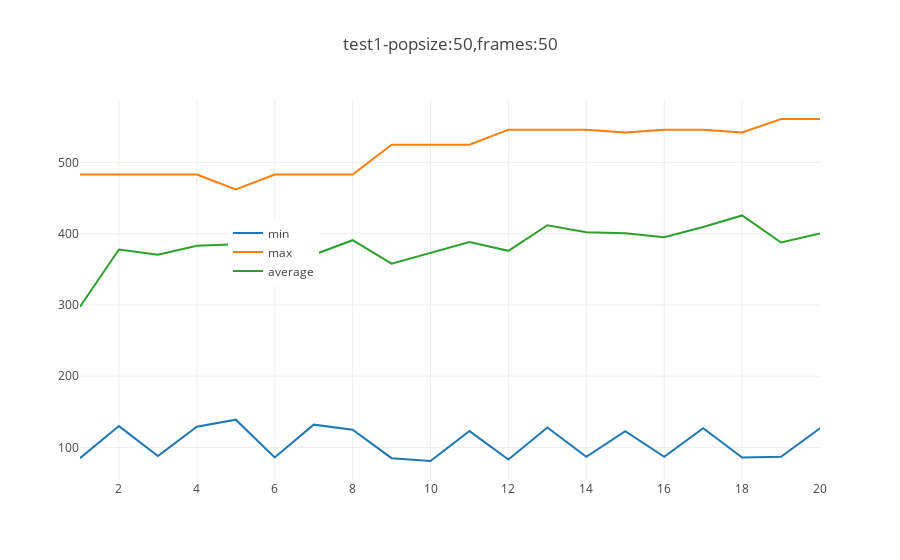

Notebook source saved alongside this figure:
### Code cell
# run agent in function to work with multiprocessing
def runAgent_addition_measurement(agenteqsq):
    agent = agenteqsq[0] # get agent
    eq = agenteqsq[1] # get environment queue
    sq = agenteqsq[2] # get score queue
    
    # check if agent already has score
    if agent.taskDone():
        sq.put((agent.getUid(), agent.getOutcomes()))
        return
        
    env = eq.get() # get an environment
    state = env.reset() # get initial state and prep environment
    score = 0
    for i in range(agenteqsq[3]): # run episodes that last 200 frames
        act = agent.act(getState(state)) # get action from agent

        # feedback from env
        state, reward, isDone, debug = env.step(act)
        score += reward # accumulate reward in score
        if isDone or debug['ale.lives'] <= 3:
            break # end early if losing state or lost a live
    
    score += i
    lock.acquire() # may not actually need, mp is weird in python
    agent.reward(score) # must reward agent
    lock.release()
    
    sq.put((agent.getUid(), agent.getOutcomes(),debug,i)) # get outcomes with id
    eq.put(env) # put environment back
    
def gamebegin(generation,gametitle,processes,frames,action, rs, tpopsize, rtpopSize,
            curr_gap, pLearnerD, pLearnerA, pMutation,
            pAIT, mts, mps,
            ppd, ppa, pps,
            ppm, ppit, tgap,
            ar):

    tStart = time.time()

    trainer = TpgTrainer(actions=action, randSeed=rs, teamPopSize=tpopsize, rTeamPopSize=rtpopSize,
                    gap=curr_gap, pLearnerDelete=pLearnerD, pLearnerAdd=pLearnerA, pMutateAction=pMutation,
                    pActionIsTeam=pAIT, maxTeamSize=mts, maxProgramSize=mps,
                    pProgramDelete=ppd, pProgramAdd=ppa, pProgramSwap=pps,
                    pProgramMutate=ppm, popInit=ppit, tourneyGap=tgap,
                    actionRange=ar)


    m = mp.Manager()
    envQueue = m.Queue()
    # each process needs its own environment
    for i in range(processes):
        envQueue.put(gym.make(gametitle))

    pool = mp.Pool(processes=processes)

    summaryScores = [] # record score summaries for each gen (min, max, avg)

    for gen in range(generation): # generation loop
        scoreQueue = m.Queue() # hold agents when finish, to actually apply score

        # run generation
        # skipTasks=[] so we get all agents, even if already scored,
        # just to report the obtained score for all agents.
        pool.map(runAgent_addition_measurement, 
                     [(agent, envQueue, scoreQueue,frames) 
                      for agent in trainer.getAllAgents(skipTasks=[])])

        scores = [] # convert scores into list
        while not scoreQueue.empty():
            scores.append(scoreQueue.get())
        
        # apply scores
        trainer.applyScores(scores)
        trainer.evolve(tasks=[]) # go into next gen

        # at end of generation, make summary of scores
        summaryScores.append((trainer.scoreStats['min'], 
                        trainer.scoreStats['max'],
                        trainer.scoreStats['average'])) # min, max, avg
        print(summaryScores[len(summaryScores)-1])
    return (time.time()-tStart,summaryScores,trainer,trainer.getAllAgents(skipTasks=[]),scores)

"""
test 1
- popsize = 50
- frames = 50
- addition measurement
"""



lock = mp.Lock() #create a globle locker

generation = 20 # number of generations
gametitle = 'Assault-v0'
env = gym.make(gametitle)

processes = 6 # how many to run concurrently (4 is best for my local desktop)
frames = 400 #total frames each play
tpopsize = 50 #teamPopSize
rtpopSize = 0 #rTeamPopSize
action=range(env.action_space.n) #action space
rs = 0 #randseed
curr_gap = 0.5 #gap
tgap = 0.5 #tourneyGap
pLearnerD = 0.7 #learner delete
pLearnerA = 0.7 #learner add
pMutation = 0.2 #player mutation rate
pAIT = 0.5 #pActionIsTeam
mts = 5 #maxTeamSize
mps = 96 #maxProgramSize
ppd = 0.5 #pProgramDelete
ppa = 0.5 #pProgramAdd
pps = 1.0 #pProgramSwap
ppm = 1.0 #pProgramMutate
ppit = None #popInit
ar = (0.0, 1.0, 0.05) #actionRange

print("test conditions: ",
     "\ngeneration:",generation,
     "\ngametitle:",gametitle,
     "\nprocesses:",processes,
     "\nframes:",frames,
     "\ntpopsize:",tpopsize,
     "\nrtpopsize:",rtpopSize,
     "\naction:",action,
     "\nrandomseed:",rs,
     "\ncurr_gap:",curr_gap,
     "\ntgap:",tgap,
     "\npLearnerD",pLearnerD,
)

data = []
    
summary = gamebegin(generation,gametitle,processes,frames,action, rs, tpopsize, rtpopSize,
            curr_gap, pLearnerD, pLearnerA, pMutation,
            pAIT, mts, mps,
            ppd, ppa, pps,
            ppm, ppit, tgap,
            ar)
#legend
data.append(go.Scatter(x=[i+1 for i in range(len(summary[1]))],y=[i[0] for i in summary[1]],name='min'))
data.append(go.Scatter(x=[i+1 for i in range(len(summary[1]))],y=[i[1] for i in summary[1]],name='max'))
data.append(go.Scatter(x=[i+1 for i in range(len(summary[1]))],y=[i[2] for i in summary[1]],name='average'))

fig = go.Figure(data=data,layout=go.Layout(showlegend=True,legend={'x':0.2,'y':0.6},title='test1-popsize:50,frames:50'))
iplot(fig)

#time compare
print('Time cost',summary[0])

### Figure 1 — Plotly figure (JSON) as saved in the notebook; plotly's stock layout.template omitted (floating-point values rounded to 4 significant figures)
{"data": [{"name": "min", "type": "scatter", "uid": "7a350554-f26f-11e8-abf3-7cb0c2481b6f", "x": [1, 2, 3, 4, 5, 6, 7, 8, 9, 10, 11, 12, 13, 14, 15, 16, 17, 18, 19, 20], "y": [85, 130, 88, 129, 139, 86, 132, 125, 85, 81, 123, 83, 128, 87, 123, 87, 127, 86, 87, 127]}, {"name": "max", "type": "scatter", "uid": "7a350555-f26f-11e8-abf3-7cb0c2481b6f", "x": [1, 2, 3, 4, 5, 6, 7, 8, 9, 10, 11, 12, 13, 14, 15, 16, 17, 18, 19, 20], "y": [483, 483, 483, 483, 462, 483, 483, 483, 525, 525, 525, 546, 546, 546, 542, 546, 546, 542, 561, 561]}, {"name": "average", "type": "scatter", "uid": "7a350556-f26f-11e8-abf3-7cb0c2481b6f", "x": [1, 2, 3, 4, 5, 6, 7, 8, 9, 10, 11, 12, 13, 14, 15, 16, 17, 18, 19, 20], "y": [297.5, 377.9, 370.4, 383.1, 385.2, 355.0, 370.6, 390.9, 357.9, 373.0, 388.3, 376, 411.9, 402.0, 400.7, 395, 409.5, 425.6, 387.6, 400.4]}], "layout": {"legend": {"x": 0.2, "y": 0.6}, "showlegend": true, "title": "test1-popsize:50,frames:50"}}
